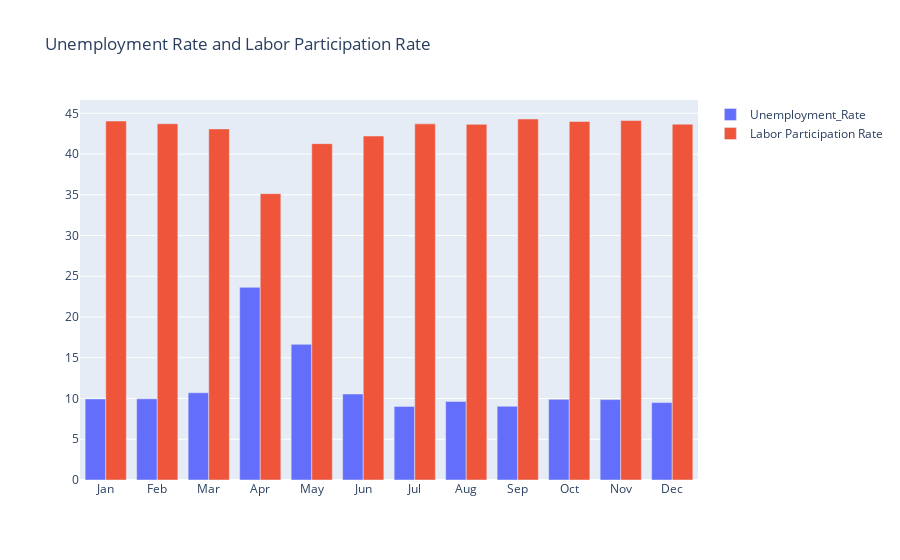

Write notebook code for a chart like this one.
### Code cell
UA_1 = UA.groupby(['month'])[[' Estimated Unemployment Rate (%)',' Estimated Employed',' Estimated Labour Participation Rate (%)']].mean()
UA_1 = pd.DataFrame(UA_1).reset_index()
month = UA_1.month
unemployment_rate = UA_1[' Estimated Unemployment Rate (%)']
labor_participation_rate = UA_1[' Estimated Labour Participation Rate (%)']

fig = go.Figure()

fig.add_trace(go.Bar(x = month, y = unemployment_rate, name = 'Unemployment_Rate'))
fig.add_trace(go.Bar(x = month, y = labor_participation_rate, name = 'Labor Participation Rate'))

fig.update_layout(title='Unemployment Rate and Labor Participation Rate', xaxis={'categoryorder':'array', 'categoryarray':['Jan','Feb','Mar','Apr','May','Jun','Jul','Aug','Sep','Oct','Nov','Dec']})

### Figure 1 — Plotly figure (JSON) as saved in the notebook; plotly's stock layout.template omitted (floating-point values rounded to 4 significant figures)
{"data": [{"name": "Unemployment_Rate", "type": "bar", "x": ["Apr", "Aug", "Dec", "Feb", "Jan", "Jul", "Jun", "Mar", "May", "Nov", "Oct", "Sep"], "y": [23.64, 9.638, 9.497, 9.965, 9.951, 9.034, 10.55, 10.7, 16.65, 9.868, 9.901, 9.052]}, {"name": "Labor Participation Rate", "type": "bar", "x": ["Apr", "Aug", "Dec", "Feb", "Jan", "Jul", "Jun", "Mar", "May", "Nov", "Oct", "Sep"], "y": [35.14, 43.65, 43.67, 43.72, 44.05, 43.71, 42.21, 43.08, 41.28, 44.11, 44.0, 44.3]}], "layout": {"autosize": true, "title": {"text": "Unemployment Rate and Labor Participation Rate"}, "xaxis": {"autorange": true, "categoryarray": ["Jan", "Feb", "Mar", "Apr", "May", "Jun", "Jul", "Aug", "Sep", "Oct", "Nov", "Dec"], "categoryorder": "array", "range": [-0.5, 11.5], "type": "category"}, "yaxis": {"autorange": true, "range": [0, 46.63], "type": "linear"}}}
